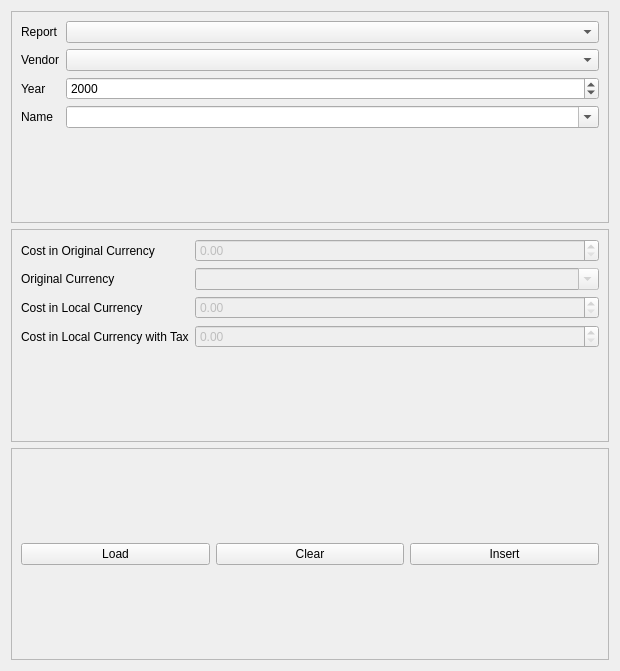
<?xml version="1.0" encoding="UTF-8"?>
<ui version="4.0">
 <class>costs_tab</class>
 <widget class="QWidget" name="costs_tab">
  <property name="geometry">
   <rect>
    <x>0</x>
    <y>0</y>
    <width>620</width>
    <height>671</height>
   </rect>
  </property>
  <property name="windowTitle">
   <string>Costs</string>
  </property>
  <layout class="QVBoxLayout" name="verticalLayout">
   <item>
    <widget class="QFrame" name="costs_parameters_frame">
     <property name="frameShape">
      <enum>QFrame::StyledPanel</enum>
     </property>
     <property name="frameShadow">
      <enum>QFrame::Raised</enum>
     </property>
     <layout class="QFormLayout" name="formLayout_3">
      <item row="0" column="0">
       <widget class="QLabel" name="costs_report_parameter_label">
        <property name="text">
         <string>Report</string>
        </property>
       </widget>
      </item>
      <item row="0" column="1">
       <widget class="QComboBox" name="costs_report_parameter_combobox"/>
      </item>
      <item row="1" column="0">
       <widget class="QLabel" name="costs_vendor_parameter_label">
        <property name="text">
         <string>Vendor</string>
        </property>
       </widget>
      </item>
      <item row="1" column="1">
       <widget class="QComboBox" name="costs_vendor_parameter_combobox"/>
      </item>
      <item row="2" column="0">
       <widget class="QLabel" name="costs_year_parameter_label">
        <property name="text">
         <string>Year</string>
        </property>
       </widget>
      </item>
      <item row="2" column="1">
       <widget class="QDateEdit" name="costs_year_parameter_dateedit">
        <property name="displayFormat">
         <string>yyyy</string>
        </property>
       </widget>
      </item>
      <item row="3" column="0">
       <widget class="QLabel" name="costs_name_parameter_label">
        <property name="text">
         <string>Name</string>
        </property>
       </widget>
      </item>
      <item row="3" column="1">
       <widget class="QComboBox" name="costs_name_parameter_combobox">
        <property name="editable">
         <bool>true</bool>
        </property>
       </widget>
      </item>
     </layout>
    </widget>
   </item>
   <item>
    <widget class="QFrame" name="costs_values_frame">
     <property name="frameShape">
      <enum>QFrame::StyledPanel</enum>
     </property>
     <property name="frameShadow">
      <enum>QFrame::Raised</enum>
     </property>
     <layout class="QFormLayout" name="formLayout">
      <item row="0" column="0">
       <widget class="QLabel" name="costs_cost_in_original_currency_label">
        <property name="text">
         <string>Cost in Original Currency</string>
        </property>
       </widget>
      </item>
      <item row="1" column="0">
       <widget class="QLabel" name="costs_original_currency_label">
        <property name="text">
         <string>Original Currency</string>
        </property>
       </widget>
      </item>
      <item row="1" column="1">
       <widget class="QComboBox" name="costs_original_currency_value_combobox">
        <property name="enabled">
         <bool>false</bool>
        </property>
        <property name="editable">
         <bool>true</bool>
        </property>
       </widget>
      </item>
      <item row="2" column="0">
       <widget class="QLabel" name="costs_cost_in_local_currency_label">
        <property name="text">
         <string>Cost in Local Currency</string>
        </property>
       </widget>
      </item>
      <item row="3" column="0">
       <widget class="QLabel" name="costs_cost_in_local_currency_with_tax_label">
        <property name="text">
         <string>Cost in Local Currency with Tax</string>
        </property>
       </widget>
      </item>
      <item row="0" column="1">
       <widget class="QDoubleSpinBox" name="costs_cost_in_original_currency_doublespinbox">
        <property name="enabled">
         <bool>false</bool>
        </property>
       </widget>
      </item>
      <item row="2" column="1">
       <widget class="QDoubleSpinBox" name="costs_cost_in_local_currency_doublespinbox">
        <property name="enabled">
         <bool>false</bool>
        </property>
       </widget>
      </item>
      <item row="3" column="1">
       <widget class="QDoubleSpinBox" name="costs_cost_in_local_currency_with_tax_doublespinbox">
        <property name="enabled">
         <bool>false</bool>
        </property>
       </widget>
      </item>
     </layout>
    </widget>
   </item>
   <item>
    <widget class="QFrame" name="costs_control_frame">
     <property name="frameShape">
      <enum>QFrame::StyledPanel</enum>
     </property>
     <property name="frameShadow">
      <enum>QFrame::Raised</enum>
     </property>
     <layout class="QHBoxLayout" name="horizontalLayout_14">
      <item>
       <widget class="QPushButton" name="costs_load_button">
        <property name="text">
         <string>Load</string>
        </property>
       </widget>
      </item>
      <item>
       <widget class="QPushButton" name="costs_clear_button">
        <property name="text">
         <string>Clear</string>
        </property>
       </widget>
      </item>
      <item>
       <widget class="QPushButton" name="costs_insert_button">
        <property name="text">
         <string>Insert</string>
        </property>
       </widget>
      </item>
     </layout>
    </widget>
   </item>
  </layout>
 </widget>
 <resources/>
 <connections/>
</ui>
